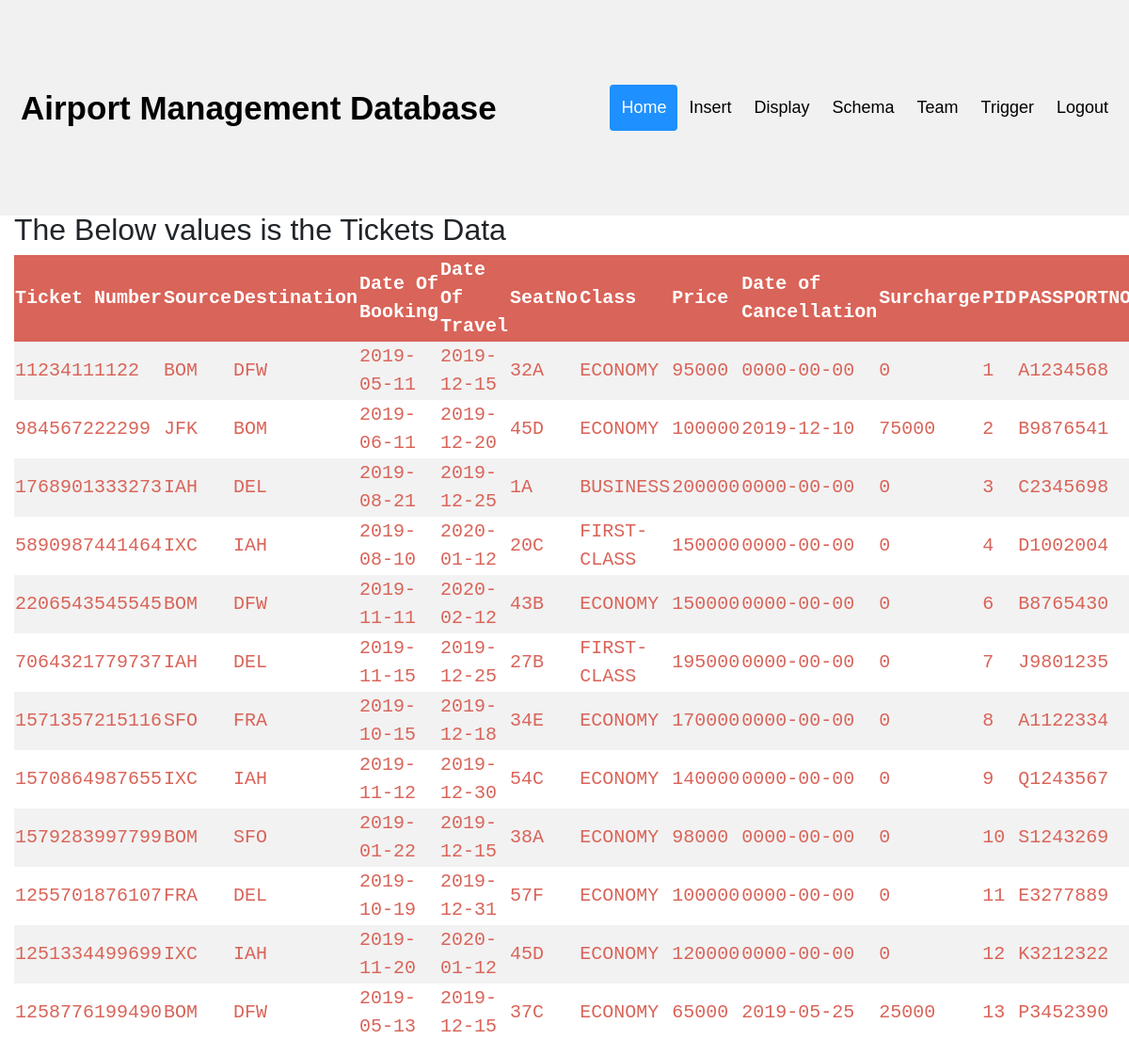
/TicketsDisp.php, run on the app's committed database.
### tables this page shows
CREATE TABLE `ticket1` (
  `TICKET_NUMBER` bigint(15) NOT NULL,
  `SOURCE` varchar(3) DEFAULT NULL,
  `DESTINATION` varchar(3) DEFAULT NULL,
  `DATE_OF_BOOKING` date DEFAULT NULL,
  `DATE_OF_TRAVEL` date DEFAULT NULL,
  `SEATNO` varchar(5) DEFAULT NULL,
  `CLASS` varchar(15) DEFAULT NULL,
  `DATE_OF_CANCELLATION` date DEFAULT NULL,
  `PID` int(11) DEFAULT NULL,
  `PASSPORTNO` varchar(10) DEFAULT NULL
);

CREATE TABLE `ticket2` (
  `DATE_OF_BOOKING` date NOT NULL,
  `SOURCE` varchar(3) NOT NULL,
  `DESTINATION` varchar(3) NOT NULL,
  `CLASS` varchar(15) NOT NULL,
  `PRICE` int(11) DEFAULT NULL
);

CREATE TABLE `ticket3` (
  `DATE_OF_CANCELLATION` date NOT NULL,
  `SURCHARGE` int(11) DEFAULT NULL
);

### TicketsDisp.php (the view, shortened to what this page needs)
<!DOCTYPE html>
<html>
<head>
<link rel="stylesheet" href="https://stackpath.bootstrapcdn.com/bootstrap/4.3.1/css/bootstrap.min.css">
</head>
<body>
   <div id="navbar">
  <a href="HomePage.php" id="logo">Airport Management Database</a>
  <div id="navbar-right">
    <a class="active" href="HomePage.php">Home</a>
    <a href="Insertion.php">Insert</a>
    <a href="Display.php">Display</a>
    <a href="Schema.php">Schema</a>
    <a href="Team.php">Team</a>
    <a href="Trigger.php">Trigger</a>
    <a href="Logout.php">Logout</a>
  </div>
</div>
<div style="margin-top:210px;padding:15px 15px;font-size:30px">
  <h2> The Below values is the Tickets Data </h2>
  <table>
  <tr>
    <th>Ticket Number</th>
    <th>Source</th>
    <th>Destination</th>
    <th>Date Of Booking</th>
    <th>Date Of Travel</th>
    <th>SeatNo</th>
    <th>Class</th>
    <th>Price</th>
    <th>Date of Cancellation</th>
    <th>Surcharge</th>
    <th>PID</th>
    <th>PASSPORTNO</th>
  </tr>
  <?php
  $conn = mysqli_connect("localhost","root","","airport");
    $sql="SELECT * FROM ticket1 as t1,ticket2 as t2,ticket3 as t3 where t1.DATE_OF_BOOKING=t2.DATE_OF_BOOKING AND t1.CLASS=t2.CLASS AND t1.SOURCE=t2.SOURCE AND t1.DESTINATION=t2.DESTINATION AND t1.DATE_OF_CANCELLATION=t3.DATE_OF_CANCELLATION order by PID;";
  $result = mysqli_query($conn, $sql);
  $resultCheck = mysqli_num_rows($result);
  if($resultCheck){
    while ($row = mysqli_fetch_assoc($result)){
      echo "<tr><td>". $row["TICKET_NUMBER"]."</td><td>". $row["SOURCE"]."</td><td>".$row["DESTINATION"]."</td><td>".$row["DATE_OF_BOOKING"]."</td><td>". $row["DATE_OF_TRAVEL"]."</td><td>".$row["SEATNO"]. "</td><td>".$row["CLASS"]."</td><td>".$row["PRICE"]."</td><td>".$row["DATE_OF_CANCELLATION"]."</td><td>".$row["SURCHARGE"]."</td><td>".$row["PID"]."</td><td>".$row["PASSPORTNO"]."</td></tr>";
    }
  }
  else{
    echo "0 results";
  }
  ?>
  </table>
</body>
</html>

### TicketsDisp.php (style rules this page uses)
* { box-sizing: border-box; }
body { margin: 0; font-family: Arial, Helvetica, sans-serif; }
#navbar { overflow: hidden; background-color: #f1f1f1; padding: 90px 10px; transition: 0.4s; position: fixed; width: 100%; top: 0; z-index: 99; }
#navbar a { float: left; color: black; text-align: center; padding: 12px; text-decoration: none; font-size: 18px; line-height: 25px; border-radius: 4px; }
#navbar #logo { font-size: 35px; font-weight: bold; transition: 0.4s; }
#navbar a.active { background-color: dodgerblue; color: white; }
#navbar-right { float: right; }
table { border-collapse: collapse; width: 100%; color: #d96459; font-family: monospace; font-size: 20px; text-align: left; }
th { background-color: #d96459; color: white; }
tr:nth-child(even) { background-color: #f2f2f2f2 }

### data on the page
ticket1: TICKET_NUMBER "11234111122", ticket2.SOURCE "BOM", ticket2.DESTINATION "DFW", ticket2.DATE_OF_BOOKING "2019-05-11", DATE_OF_TRAVEL "2019-12-15", SEATNO "32A", ticket2.CLASS "ECONOMY", ticket2.PRICE "95000", ticket3.DATE_OF_CANCELLATION "0000-00-00", ticket3.SURCHARGE "0", PID "1", PASSPORTNO "A1234568"
ticket1: TICKET_NUMBER "984567222299", ticket2.SOURCE "JFK", ticket2.DESTINATION "BOM", ticket2.DATE_OF_BOOKING "2019-06-11", DATE_OF_TRAVEL "2019-12-20", SEATNO "45D", ticket2.CLASS "ECONOMY", ticket2.PRICE "100000", ticket3.DATE_OF_CANCELLATION "2019-12-10", ticket3.SURCHARGE "75000", PID "2", PASSPORTNO "B9876541"
ticket1: TICKET_NUMBER "1768901333273", ticket2.SOURCE "IAH", ticket2.DESTINATION "DEL", ticket2.DATE_OF_BOOKING "2019-08-21", DATE_OF_TRAVEL "2019-12-25", SEATNO "1A", ticket2.CLASS "BUSINESS", ticket2.PRICE "200000", ticket3.DATE_OF_CANCELLATION "0000-00-00", ticket3.SURCHARGE "0", PID "3", PASSPORTNO "C2345698"
ticket1: TICKET_NUMBER "5890987441464", ticket2.SOURCE "IXC", ticket2.DESTINATION "IAH", ticket2.DATE_OF_BOOKING "2019-08-10", DATE_OF_TRAVEL "2020-01-12", SEATNO "20C", ticket2.CLASS "FIRST-CLASS", ticket2.PRICE "150000", ticket3.DATE_OF_CANCELLATION "0000-00-00", ticket3.SURCHARGE "0", PID "4", PASSPORTNO "D1002004"
ticket1: TICKET_NUMBER "2206543545545", ticket2.SOURCE "BOM", ticket2.DESTINATION "DFW", ticket2.DATE_OF_BOOKING "2019-11-11", DATE_OF_TRAVEL "2020-02-12", SEATNO "43B", ticket2.CLASS "ECONOMY", ticket2.PRICE "150000", ticket3.DATE_OF_CANCELLATION "0000-00-00", ticket3.SURCHARGE "0", PID "6", PASSPORTNO "B8765430"
ticket1: TICKET_NUMBER "7064321779737", ticket2.SOURCE "IAH", ticket2.DESTINATION "DEL", ticket2.DATE_OF_BOOKING "2019-11-15", DATE_OF_TRAVEL "2019-12-25", SEATNO "27B", ticket2.CLASS "FIRST-CLASS", ticket2.PRICE "195000", ticket3.DATE_OF_CANCELLATION "0000-00-00", ticket3.SURCHARGE "0", PID "7", PASSPORTNO "J9801235"
ticket1: TICKET_NUMBER "1571357215116", ticket2.SOURCE "SFO", ticket2.DESTINATION "FRA", ticket2.DATE_OF_BOOKING "2019-10-15", DATE_OF_TRAVEL "2019-12-18", SEATNO "34E", ticket2.CLASS "ECONOMY", ticket2.PRICE "170000", ticket3.DATE_OF_CANCELLATION "0000-00-00", ticket3.SURCHARGE "0", PID "8", PASSPORTNO "A1122334"
ticket1: TICKET_NUMBER "1570864987655", ticket2.SOURCE "IXC", ticket2.DESTINATION "IAH", ticket2.DATE_OF_BOOKING "2019-11-12", DATE_OF_TRAVEL "2019-12-30", SEATNO "54C", ticket2.CLASS "ECONOMY", ticket2.PRICE "140000", ticket3.DATE_OF_CANCELLATION "0000-00-00", ticket3.SURCHARGE "0", PID "9", PASSPORTNO "Q1243567"
ticket1: TICKET_NUMBER "1579283997799", ticket2.SOURCE "BOM", ticket2.DESTINATION "SFO", ticket2.DATE_OF_BOOKING "2019-01-22", DATE_OF_TRAVEL "2019-12-15", SEATNO "38A", ticket2.CLASS "ECONOMY", ticket2.PRICE "98000", ticket3.DATE_OF_CANCELLATION "0000-00-00", ticket3.SURCHARGE "0", PID "10", PASSPORTNO "S1243269"
ticket1: TICKET_NUMBER "1255701876107", ticket2.SOURCE "FRA", ticket2.DESTINATION "DEL", ticket2.DATE_OF_BOOKING "2019-10-19", DATE_OF_TRAVEL "2019-12-31", SEATNO "57F", ticket2.CLASS "ECONOMY", ticket2.PRICE "100000", ticket3.DATE_OF_CANCELLATION "0000-00-00", ticket3.SURCHARGE "0", PID "11", PASSPORTNO "E3277889"
ticket1: TICKET_NUMBER "1251334499699", ticket2.SOURCE "IXC", ticket2.DESTINATION "IAH", ticket2.DATE_OF_BOOKING "2019-11-20", DATE_OF_TRAVEL "2020-01-12", SEATNO "45D", ticket2.CLASS "ECONOMY", ticket2.PRICE "120000", ticket3.DATE_OF_CANCELLATION "0000-00-00", ticket3.SURCHARGE "0", PID "12", PASSPORTNO "K3212322"
ticket1: TICKET_NUMBER "1258776199490", ticket2.SOURCE "BOM", ticket2.DESTINATION "DFW", ticket2.DATE_OF_BOOKING "2019-05-13", DATE_OF_TRAVEL "2019-12-15", SEATNO "37C", ticket2.CLASS "ECONOMY", ticket2.PRICE "65000", ticket3.DATE_OF_CANCELLATION "2019-05-25", ticket3.SURCHARGE "25000", PID "13", PASSPORTNO "P3452390"
